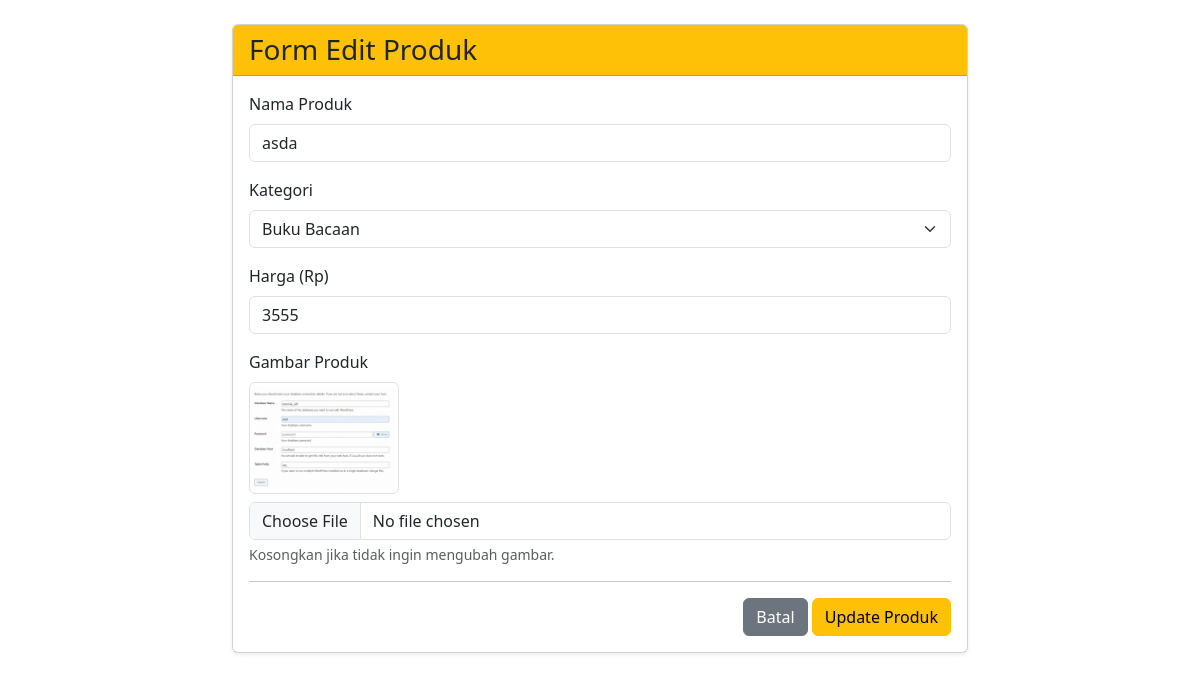
The page /produk/edit.php?id=4 on the database its author committed.
### tables this page shows
CREATE TABLE `produk` (
  `id_produk` int(11) NOT NULL,
  `kategori_id` int(11) NOT NULL,
  `nama_produk` varchar(255) NOT NULL,
  `harga` int(11) NOT NULL,
  `gambar` varchar(255) NOT NULL
);

### produk/edit.php (the view, shortened to what this page needs)
<?php
include "../koneksi.php";
$id_produk = $_GET['id'];
$query_data = mysqli_query($conn, "SELECT * FROM produk WHERE id_produk = $id_produk");
$data = mysqli_fetch_assoc($query_data);
?>
<!DOCTYPE html>
<html lang="id">
<head>
    <link href="https://cdn.jsdelivr.net/npm/bootstrap@5.3.3/dist/css/bootstrap.min.css" rel="stylesheet">
</head>
<body>
<div class="container mt-4 mb-5">
    <div class="row justify-content-center">
        <div class="col-md-8">
            <div class="card shadow-sm">
                <div class="card-header bg-warning text-dark">
                    <h3 class="mb-0">Form Edit Produk</h3>
                </div>
                <div class="card-body">
                    <form action="proses_edit.php" method="POST" enctype="multipart/form-data">
                        <div class="mb-3">
                            <label for="nama_produk" class="form-label">Nama Produk</label>
                            <input type="text" class="form-control" id="nama_produk" name="nama_produk"
                                   value="<?php echo htmlspecialchars($data['nama_produk']); ?>" required>
                        </div>
                        <div class="mb-3">
                            <label for="kategori" class="form-label">Kategori</label>
                            <select class="form-select" id="kategori" name="kategori_id" required>
                                <?php
                                $query_kategori = mysqli_query($conn, "SELECT * FROM kategori ORDER BY nama_kategori ASC");
                                while ($kat = mysqli_fetch_assoc($query_kategori)) {
                                    $selected = ($kat['id_kategori'] == $data['kategori_id']) ? 'selected' : '';
                                    echo "<option value='" . $kat['id_kategori'] . "' $selected>" . htmlspecialchars($kat['nama_kategori']) . "</option>";
                                }
                                ?>
                            </select>
                        </div>
                        <div class="mb-3">
                            <label for="harga" class="form-label">Harga (Rp)</label>
                            <input type="number" class="form-control" id="harga" name="harga"
                                   value="<?php echo $data['harga']; ?>" required>
                        </div>
                        <div class="mb-3">
                            <label for="gambar" class="form-label">Gambar Produk</label><br>
                            <img src="../uploads/<?php echo htmlspecialchars($data['gambar']); ?>" width="150" class="img-thumbnail mb-2"> <input type="file" class="form-control" id="gambar" name="gambar" accept="image/*">
                            <div class="form-text">Kosongkan jika tidak ingin mengubah gambar.</div>
                        </div>
                        <hr>
                        <div class="text-end">
                            <a href="../index.php" class="btn btn-secondary">Batal</a> <button type="submit" class="btn btn-warning">Update Produk</button>
                        </div>
                    </form>
                </div>
            </div>
        </div>
    </div>
</div>
</body>
</html>

### rows shown on the page
produk: nama_produk "asda", harga "3555", gambar (picture)

### other values the page prints
form field kategori_id "Buku Bacaan"
